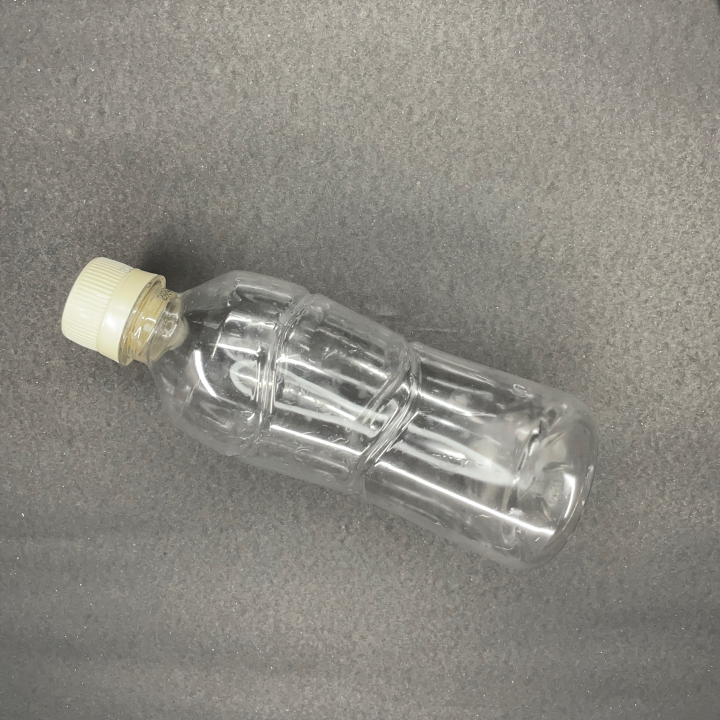
#> input picture test_bar1.jpg, 1440 x 1440 px, given in place of the camera (shown at 1/2 size)
$ python ect_test1.py
#> lines starting #> are read from the running program, lines starting #| are printed output that depends on the picture
import cv2
import numpy as np
import matplotlib.pyplot as plt

# blur까지 이미지 히스토그램
cam = cv2.VideoCapture(2)
cam.set(3, 480)
cam.set(4, 480)

while True:
    ret, frame = cam.read()
#> frame is the input picture: shape (1440, 1440, 3); mean B, G, R 129.4, 137.4, 139.8

    if(ret):
        crop = frame[45:435, 0:480].copy()
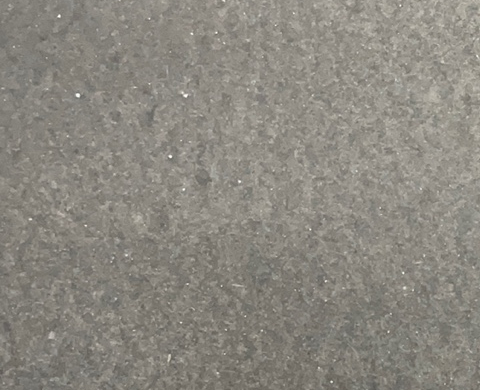
#> crop: shape (390, 480, 3); mean B, G, R 127.3, 135.6, 139.2
        gray = cv2.cvtColor(crop, cv2.COLOR_BGR2GRAY)
        blur = cv2.GaussianBlur(gray, (5, 5), 0)
        cv2.imwrite("../w1_l1.jpg", blur)
        hist = cv2.calcHist([blur], [0], None, [256], [0, 256])
#> hist = 256 values, max 5971 at index 132, min 0 at index 0, mean 731.2
        cv2.imshow("plastic1_rl6_bl", blur)
        cv2.waitKey(1)
        plt.plot(hist)
        plt.show()
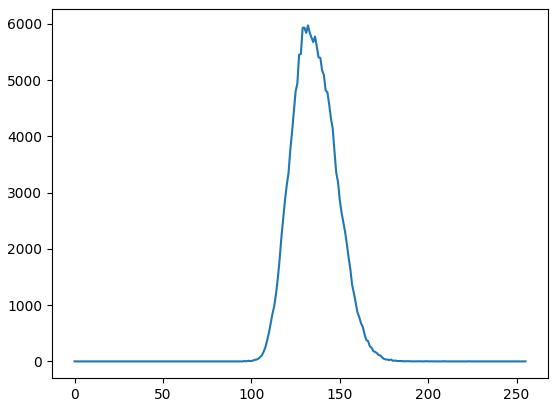
#> figure drawn by matplotlib, 1 panel; curve peaks at x = 132, y = 5971
        break

cam.release()
cv2.destroyAllWindows()
